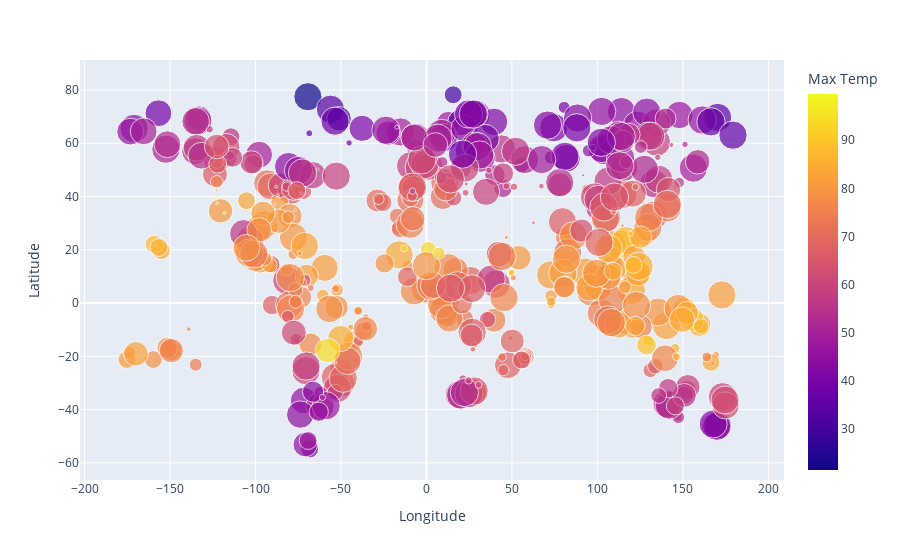

Notebook code cell kept with this figure:
### Code cell
import plotly.express as px

fig = px.scatter(weather_df, x = "Longitude", y = "Latitude", color = "Max Temp", size = "Cloudiness", hover_data = ['City', 'Country'])
print("World Map Weather")
fig.show()

### Figure 1 — Plotly figure (JSON) as saved in the notebook; plotly's stock layout.template omitted (floating-point values rounded to 4 significant figures; data arrays with more than 128 entries replaced by an {"elided": "..."} marker saying what was removed)
{"data": [{"customdata": {"elided": "570x2 str values"}, "hovertemplate": "Longitude=%{x}<br>Latitude=%{y}<br>Cloudiness=%{marker.size}<br>City=%{customdata[0]}<br>Country=%{customdata[1]}<br>Max Temp=%{marker.color}<extra></extra>", "legendgroup": "", "marker": {"color": {"elided": "570 float values"}, "coloraxis": "coloraxis", "size": {"elided": "570 int values"}, "sizemode": "area", "sizeref": 0.25, "symbol": "circle"}, "mode": "markers", "name": "", "orientation": "v", "showlegend": false, "type": "scatter", "x": {"elided": "570 float values"}, "xaxis": "x", "y": {"elided": "570 float values"}, "yaxis": "y"}], "layout": {"coloraxis": {"colorbar": {"title": {"text": "Max Temp"}}, "colorscale": [[0, "#0d0887"], [0.1111, "#46039f"], [0.2222, "#7201a8"], [0.3333, "#9c179e"], [0.4444, "#bd3786"], [0.5556, "#d8576b"], [0.6667, "#ed7953"], [0.7778, "#fb9f3a"], [0.8889, "#fdca26"], [1, "#f0f921"]]}, "legend": {"itemsizing": "constant", "tracegroupgap": 0}, "margin": {"t": 60}, "xaxis": {"anchor": "y", "domain": [0, 1], "title": {"text": "Longitude"}}, "yaxis": {"anchor": "x", "domain": [0, 1], "title": {"text": "Latitude"}}}}
